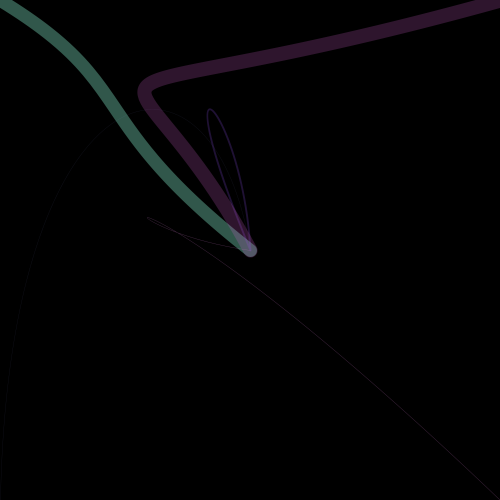
Frame 1 (no input)
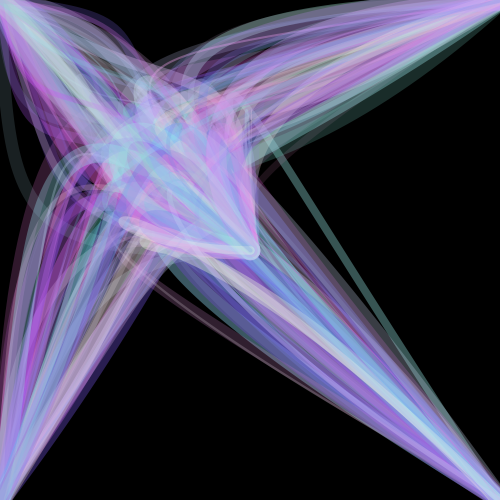
Frame 60 (the mouse pressed at the canvas centre just before this capture)
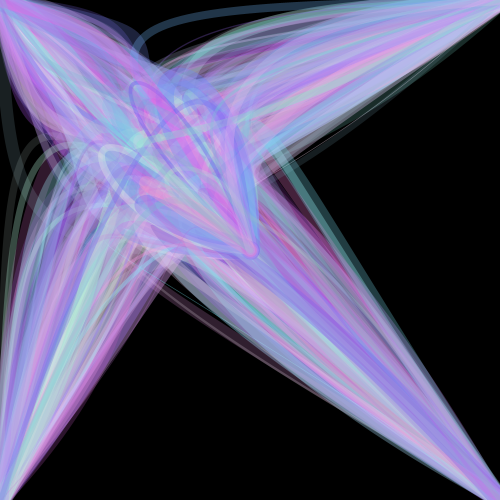
Frame 120 (the mouse held since frame 60 and released just before this capture)

The Processing sketch that drew these frames (run headless with seeded random() and noise(); from frame 60 on, the mouse is pressed at the canvas centre):

// Processing sketch: processing_27571
// ── processing_27571.pde

//screensaver1
color myColor= color(255,255,255,255);
int x=100;
int y=120;
int speedX=5;
int speedY=4;
//screensaver2
int mode =1;
//screensaver3
int x5=100;
int y5=120;
int speedX5=2;
int speedY5=1;
int x2=200;
int y2=300;
int speedx2 = 4;
int speedy2=6;
int x3=400;
int y3=400;
int speedx3 = 3;
int speedy3=2;
int x4=250;
int y4=400;
int speedx4 = 2;
int speedy4=5;
//screensaver4
float x6 = 250.0;
float angle = 0.0;
float angle2 = 0.0;
float y6 =250.0;
float angle3 = 0.0;
float angle4 = 0.0;


void setup() {
  smooth();
  noStroke();
  size(500,500);
  background (255);
  mode = 2;
  if (mode ==2){
    background (0);
  }
}
void draw() {
  println(mode);
  //screensaver1
  if (keyPressed == true) {
    if(key == '1') {
      mode = 1;
    }
    if(key == '2') {
      mode = 2;
    }
    if(key == '3') {
      mode = 3;
    }
    if(key == '4') {
      mode = 4;
    }
  }
  if(mode ==1) {
    frameRate(30);
    strokeWeight(2);
    if (keyPressed == true) {
      if(key == 'b') {
        myColor = color(93,194,255,50);
      }
      else if (key == 'p') {
        myColor = color(255,82,149,50);
      }
      else if (key == 'y') {
        myColor = color(255,250,90,50);
      }
      else if (key == 'g') {
        myColor = color (111,255,136,50);
      }
    }


    stroke(myColor);
    line(mouseX,mouseY,x/2,y/4);
    x+=speedX;
    y+=speedY;
    if (x>=width*2 ||x<=25) {
      speedX*=-1;
    }
    if(y>=height*2 || y<=25) {
      speedY*=-1;
    }
    if(keyPressed) {
      if (key == 'c') {
        background (255);
      }
    }
  }
  //screensaver2
  else if (mode == 2) {
    strokeWeight(random(0,20));
    noFill();
    stroke((random (100,255)),(random (70,255)),(random (200,255)), (random(30,100)));
    frameRate(5);
    bezier(250,250,random(255),random(255),random(255),random(255),0,0);

    strokeWeight(random(0,20));
    noFill();
    stroke((random (100,255)),(random (70,255)),(random (200,255)), (random(30,100)));
    bezier(250,250,random(255),random(255),random(255),random(255),250,250);

    strokeWeight(random(0,20));
    noFill();
    stroke((random (100,255)),(random (70,255)),(random (200,255)),(random(30,100)));
    bezier(250,250,random(255),random(255),random(255),random(255),0,500);

    strokeWeight(random(0,20));
    noFill();
    stroke((random (100,255)),(random (70,255)),(random (200,255)),(random(30,100)));
    bezier(250,250,random(255),random(255),random(255),random(255),500,500);

    strokeWeight(random(0,20));
    noFill();
    stroke((random (100,255)),(random (70,255)),(random (200,255)),(random(30,100)));
    bezier(250,250,random(255),random(255),random(255),random(255),500,0);
    if (key == 'c') {
        background (255);
      }
  }
  //screensaver 3
  if(mode ==3) {
    frameRate(50);
    fill(255,10);
    stroke(1);
    rect(0,0, width,height);
    fill(11,182,227,25);
    ellipse(x5,y5,50,50);
    x5+=speedX5;
    y5+=speedY5;
    if (x5>=width-25 ||x5<=25) {
      speedX5*=-1;
    }
    if(y5>=height-25 || y5<=25) {
      speedY5*=-1;
    }
    noStroke();
    fill(247,52,150,25);
    ellipse(x2,y2,75,75);
    x2+=speedx2;
    y2+=speedy2;
    if (x2>=width-25 ||x2<=25) {
      speedx2*=-1;
    }
    if(y2>=height-25 || y2<=25) {
      speedy2*=-1;
    } 
    stroke(.5);
    fill (255,250,90,50);
    ellipse(x3,y3,30,30);
    x3+=speedx3;
    y3+=speedy3;
    if (x3>=width-25 ||x3<=25) {
      speedx3*=-1;
    }
    if(y3>=height-25 || y3<=25) {
      speedy3*=-1;
    } 
    noStroke();
    fill(111,255,136,50);
    ellipse(x4,y4,60,60);
    x4+=speedx4;
    y4+=speedy4;
    if (x4>=width-25 ||x4<=25) {
      speedx4*=-1;
    }
    if(y4>=height-25 || y4<=25) {
      speedy4*=-1;
    }
    if (key == 'c') {
        background (255);
      }
  }
  //screensaver4
  if(mode ==4){
    
frameRate(30);
stroke(.5);
pushMatrix();
translate( x6, 250);
rotate ( angle);
fill(239,255,124,30);
ellipse (50, 0, 20, 40);
pushMatrix();
rotate( angle2);
fill(124,230,255);
ellipse (100, 0, 10, 10);
popMatrix();
x6 = x6 + 1;
angle = angle + 0.1;
angle2= angle2 + 0.1;
if (x6 > 500)
{
x6 = 0;
}
popMatrix();
translate( 250,y6);
rotate ( angle3);
fill(124,230,255,30);
ellipse (50, 0, 20, 40);
pushMatrix();
rotate( angle4);
fill(239,255,124);
ellipse (100, 0, 10, 10);
popMatrix();
y6= y6 + 1;
angle3 = angle3 + 0.1;
angle4= angle4 + 0.1;
if (y6 > 500)
{
y6 = 0;
}
 if (key == 'c') {
        background (255);
      }
  }
}
